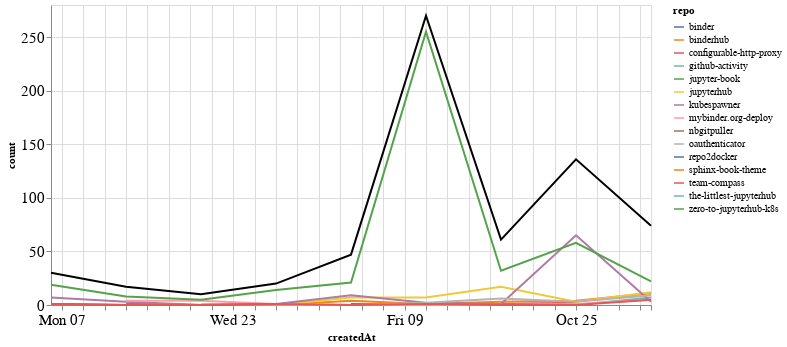

The notebook cell this image was saved under:
### Markdown cell above
## Comments

### Code cell
comments_time = comments.groupby('repo').resample('W', on='createdAt').count()['author'].reset_index()
comments_time = comments_time.rename(columns={'author': 'count'})
comments_time_total = comments_time.groupby('createdAt').agg({"count": "sum"}).reset_index()
ch1 = alt.Chart(comments_time, width=600).mark_line().encode(
    x='createdAt',
    y='count',
    color='repo',
    tooltip="repo"
)

ch2 = alt.Chart(comments_time_total, width=600).mark_line(color="black").encode(
    x='createdAt',
    y='count',
)

ch1 + ch2

### Figure 1 — Vega-Lite specification as saved in the notebook (floating-point values rounded to 4 significant figures)
{"config": {"axisLeft": {"labelFontSize": 15}, "axisBottom": {"labelFontSize": 15}}, "layer": [{"data": {"name": "data-3cdbe27deb0f4ad1ff468e1df9b67e22"}, "mark": "line", "encoding": {"color": {"type": "nominal", "field": "repo"}, "tooltip": {"type": "nominal", "field": "repo"}, "x": {"type": "temporal", "field": "createdAt"}, "y": {"type": "quantitative", "field": "count"}}, "width": 600}, {"data": {"name": "data-202133fdab76140358a384da0616f2cb"}, "mark": {"type": "line", "color": "black"}, "encoding": {"x": {"type": "temporal", "field": "createdAt"}, "y": {"type": "quantitative", "field": "count"}}, "width": 600}], "$schema": "https://vega.github.io/schema/vega-lite/v4.8.1.json", "datasets": {"data-3cdbe27deb0f4ad1ff468e1df9b67e22": [{"repo": "binder", "createdAt": "2020-10-04T00:00:00", "count": 1}, {"repo": "binder", "createdAt": "2020-10-11T00:00:00", "count": 1}, {"repo": "binder", "createdAt": "2020-10-18T00:00:00", "count": 1}, {"repo": "binderhub", "createdAt": "2020-09-13T00:00:00", "count": 1}, {"repo": "binderhub", "createdAt": "2020-09-20T00:00:00", "count": 0}, {"repo": "binderhub", "createdAt": "2020-09-27T00:00:00", "count": 0}, {"repo": "binderhub", "createdAt": "2020-10-04T00:00:00", "count": 4}, {"repo": "binderhub", "createdAt": "2020-10-11T00:00:00", "count": 1}, {"repo": "binderhub", "createdAt": "2020-10-18T00:00:00", "count": 3}, {"repo": "binderhub", "createdAt": "2020-10-25T00:00:00", "count": 4}, {"repo": "binderhub", "createdAt": "2020-11-01T00:00:00", "count": 11}, {"repo": "configurable-http-proxy", "createdAt": "2020-09-13T00:00:00", "count": 1}, {"repo": "configurable-http-proxy", "createdAt": "2020-09-20T00:00:00", "count": 0}, {"repo": "configurable-http-proxy", "createdAt": "2020-09-27T00:00:00", "count": 0}, {"repo": "configurable-http-proxy", "createdAt": "2020-10-04T00:00:00", "count": 0}, {"repo": "configurable-http-proxy", "createdAt": "2020-10-11T00:00:00", "count": 0}, {"repo": "configurable-http-proxy", "createdAt": "2020-10-18T00:00:00", "count": 1}, {"repo": "configurable-http-proxy", "createdAt": "2020-10-25T00:00:00", "count": 2}, {"repo": "github-activity", "createdAt": "2020-10-11T00:00:00", "count": 1}, {"repo": "github-activity", "createdAt": "2020-10-18T00:00:00", "count": 0}, {"repo": "github-activity", "createdAt": "2020-10-25T00:00:00", "count": 0}, {"repo": "github-activity", "createdAt": "2020-11-01T00:00:00", "count": 7}, {"repo": "jupyter-book", "createdAt": "2020-10-04T00:00:00", "count": 2}, {"repo": "jupyterhub", "createdAt": "2020-09-20T00:00:00", "count": 1}, {"repo": "jupyterhub", "createdAt": "2020-09-27T00:00:00", "count": 0}, {"repo": "jupyterhub", "createdAt": "2020-10-04T00:00:00", "count": 7}, {"repo": "jupyterhub", "createdAt": "2020-10-11T00:00:00", "count": 7}, {"repo": "jupyterhub", "createdAt": "2020-10-18T00:00:00", "count": 17}, {"repo": "jupyterhub", "createdAt": "2020-10-25T00:00:00", "count": 3}, {"repo": "jupyterhub", "createdAt": "2020-11-01T00:00:00", "count": 12}, {"repo": "kubespawner", "createdAt": "2020-09-06T00:00:00", "count": 7}, {"repo": "kubespawner", "createdAt": "2020-09-13T00:00:00", "count": 3}, {"repo": "kubespawner", "createdAt": "2020-09-20T00:00:00", "count": 0}, {"repo": "kubespawner", "createdAt": "2020-09-27T00:00:00", "count": 1}, {"repo": "kubespawner", "createdAt": "2020-10-04T00:00:00", "count": 9}, {"repo": "kubespawner", "createdAt": "2020-10-11T00:00:00", "count": 2}, {"repo": "kubespawner", "createdAt": "2020-10-18T00:00:00", "count": 1}, {"repo": "kubespawner", "createdAt": "2020-10-25T00:00:00", "count": 65}, {"repo": "kubespawner", "createdAt": "2020-11-01T00:00:00", "count": 3}, {"repo": "mybinder.org-deploy", "createdAt": "2020-09-13T00:00:00", "count": 4}, {"repo": "mybinder.org-deploy", "createdAt": "2020-09-20T00:00:00", "count": 4}, {"repo": "mybinder.org-deploy", "createdAt": "2020-09-27T00:00:00", "count": 1}, {"repo": "mybinder.org-deploy", "createdAt": "2020-10-04T00:00:00", "count": 0}, {"repo": "mybinder.org-deploy", "createdAt": "2020-10-11T00:00:00", "count": 0}, {"repo": "mybinder.org-deploy", "createdAt": "2020-10-18T00:00:00", "count": 0}, {"repo": "mybinder.org-deploy", "createdAt": "2020-10-25T00:00:00", "count": 1}, {"repo": "mybinder.org-deploy", "createdAt": "2020-11-01T00:00:00", "count": 5}, {"repo": "nbgitpuller", "createdAt": "2020-10-04T00:00:00", "count": 3}, {"repo": "oauthenticator", "createdAt": "2020-09-06T00:00:00", "count": 1}, {"repo": "oauthenticator", "createdAt": "2020-09-13T00:00:00", "count": 0}, {"repo": "oauthenticator", "createdAt": "2020-09-20T00:00:00", "count": 0}, {"repo": "oauthenticator", "createdAt": "2020-09-27T00:00:00", "count": 0}, {"repo": "oauthenticator", "createdAt": "2020-10-04T00:00:00", "count": 0}, {"repo": "oauthenticator", "createdAt": "2020-10-11T00:00:00", "count": 2}, {"repo": "oauthenticator", "createdAt": "2020-10-18T00:00:00", "count": 6}, {"repo": "oauthenticator", "createdAt": "2020-10-25T00:00:00", "count": 3}, {"repo": "oauthenticator", "createdAt": "2020-11-01T00:00:00", "count": 9}, {"repo": "repo2docker", "createdAt": "2020-09-06T00:00:00", "count": 1}, {"repo": "repo2docker", "createdAt": "2020-09-13T00:00:00", "count": 0}, {"repo": "repo2docker", "createdAt": "2020-09-20T00:00:00", "count": 0}, {"repo": "repo2docker", "createdAt": "2020-09-27T00:00:00", "count": 1}, {"repo": "sphinx-book-theme", "createdAt": "2020-09-27T00:00:00", "count": 2}, {"repo": "team-compass", "createdAt": "2020-09-06T00:00:00", "count": 1}, {"repo": "team-compass", "createdAt": "2020-09-13T00:00:00", "count": 0}, {"repo": "team-compass", "createdAt": "2020-09-20T00:00:00", "count": 0}, {"repo": "team-compass", "createdAt": "2020-09-27T00:00:00", "count": 1}, {"repo": "team-compass", "createdAt": "2020-10-04T00:00:00", "count": 0}, {"repo": "team-compass", "createdAt": "2020-10-11T00:00:00", "count": 1}, {"repo": "team-compass", "createdAt": "2020-10-18T00:00:00", "count": 0}, {"repo": "team-compass", "createdAt": "2020-10-25T00:00:00", "count": 0}, {"repo": "team-compass", "createdAt": "2020-11-01T00:00:00", "count": 5}, {"repo": "the-littlest-jupyterhub", "createdAt": "2020-09-06T00:00:00", "count": 1}, {"repo": "zero-to-jupyterhub-k8s", "createdAt": "2020-09-06T00:00:00", "count": 19}, {"repo": "zero-to-jupyterhub-k8s", "createdAt": "2020-09-13T00:00:00", "count": 8}, {"repo": "zero-to-jupyterhub-k8s", "createdAt": "2020-09-20T00:00:00", "count": 5}, {"repo": "zero-to-jupyterhub-k8s", "createdAt": "2020-09-27T00:00:00", "count": 14}, {"repo": "zero-to-jupyterhub-k8s", "createdAt": "2020-10-04T00:00:00", "count": 21}, {"repo": "zero-to-jupyterhub-k8s", "createdAt": "2020-10-11T00:00:00", "count": 255}, {"repo": "zero-to-jupyterhub-k8s", "createdAt": "2020-10-18T00:00:00", "count": 32}, {"repo": "zero-to-jupyterhub-k8s", "createdAt": "2020-10-25T00:00:00", "count": 58}, {"repo": "zero-to-jupyterhub-k8s", "createdAt": "2020-11-01T00:00:00", "count": 22}], "data-202133fdab76140358a384da0616f2cb": [{"createdAt": "2020-09-06T00:00:00", "count": 30}, {"createdAt": "2020-09-13T00:00:00", "count": 17}, {"createdAt": "2020-09-20T00:00:00", "count": 10}, {"createdAt": "2020-09-27T00:00:00", "count": 20}, {"createdAt": "2020-10-04T00:00:00", "count": 47}, {"createdAt": "2020-10-11T00:00:00", "count": 270}, {"createdAt": "2020-10-18T00:00:00", "count": 61}, {"createdAt": "2020-10-25T00:00:00", "count": 136}, {"createdAt": "2020-11-01T00:00:00", "count": 74}]}}
